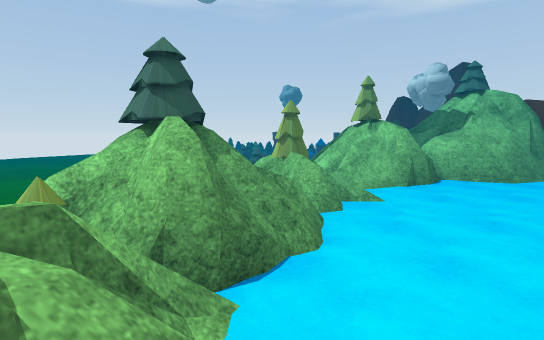
view 1 (above)

12 first-person views from a walk through a 3-D level made in the Unity game engine. The camera is 1.5 m above the floor, tilts 6° down and sees 80° across. The floor is counted in squares, 1 m on a side. Each view is taken from the middle of a square. On the plan, view 1 faces up. The plan holds only what a view shows up to about 15 squares ahead; the rest is blank. The place goes on beyond the plan. The player character is not drawn. Door leaves are left out, so doorways stand open. Some surface patterns are stand-ins.

view 2
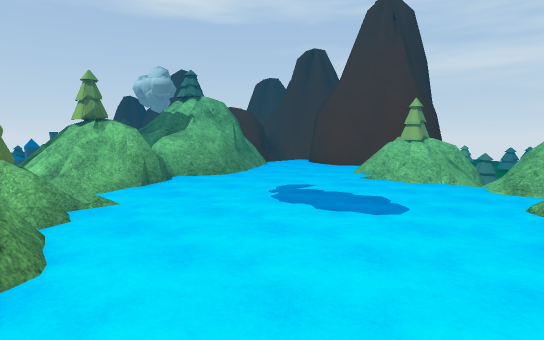

view 3
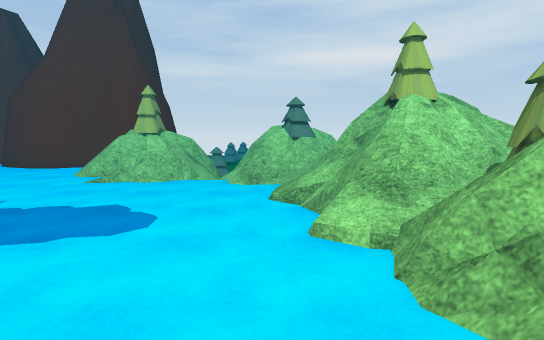

view 4
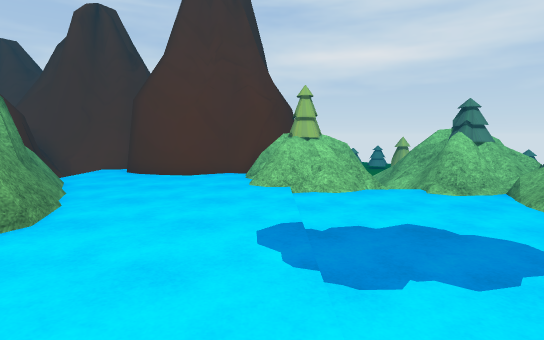

view 5
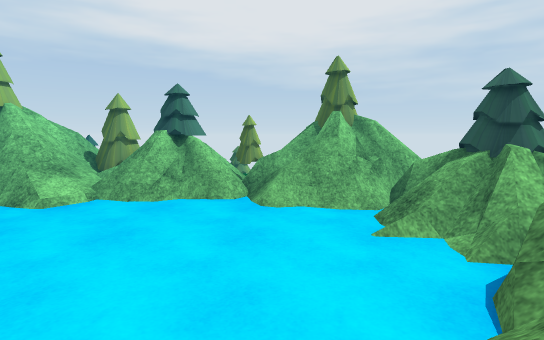

view 6
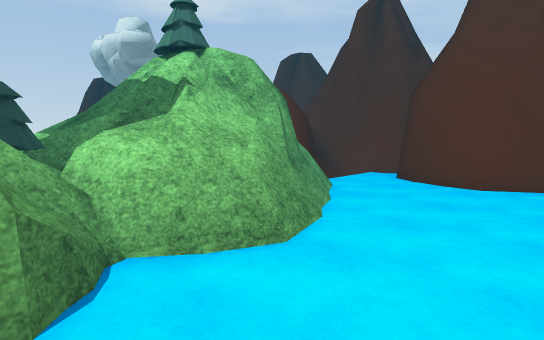

view 7
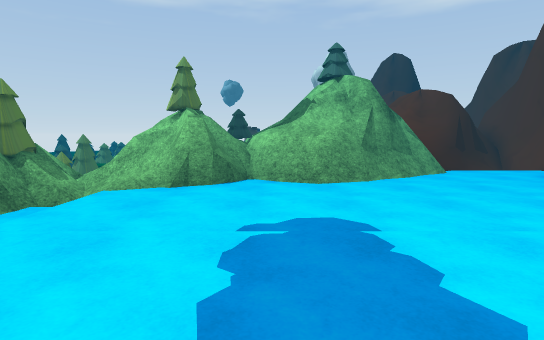

view 8
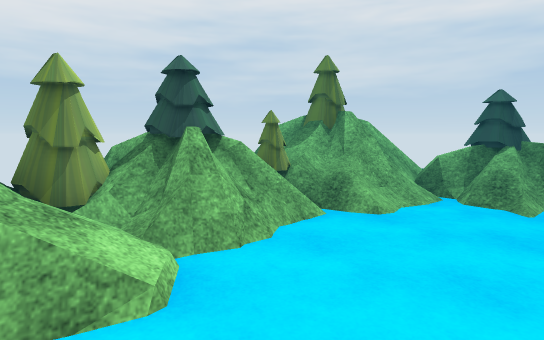

view 9
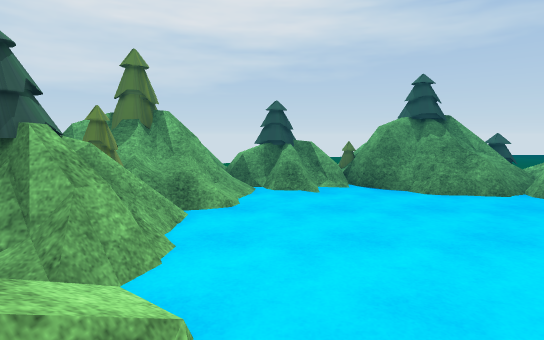

view 10
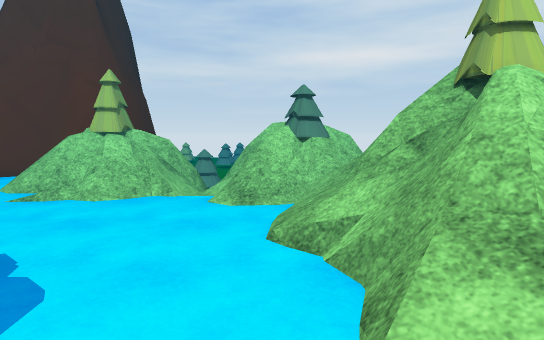

view 11
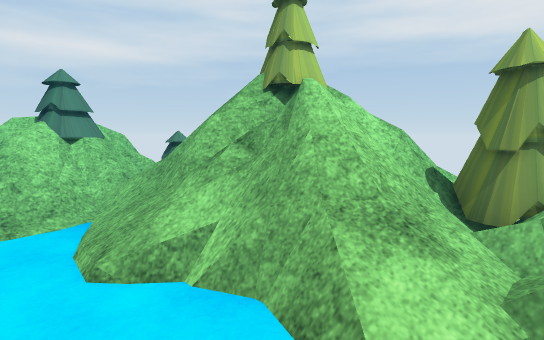

view 12
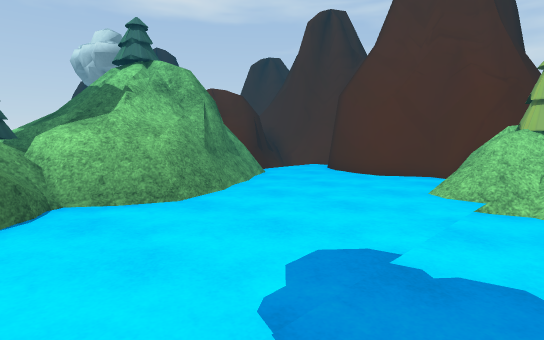

### Floor plan
Key: @ floor where view 1 was taken; # wall or solid block; x gap in a wall; . main floor; : floor 0.25 m higher than the main floor; + floor 0.5 m higher than the main floor; * floor 0.75 m higher than the main floor; % floor 1 m higher than the main floor; & floor 1.25 m higher than the main floor; $ floor 2 m higher than the main floor; / step, stairs or slope; = window, fence, low wall or low ledge; ^ raised ledge; v drop or lower ground; T tree; O other object.
Columns run from 3 left of view 1 to 19 right of it. Each row starts with its distance up from view 1.
 17          ^         ###
 16          ##      ###=#
 15         OO#    ###===#
 14      %#T ##   ##=....#
 13      *#T=#^####=....
 12     =#==#==##=.....#
 11     =#===..=.......#
 10    TT::............#
  9  TT*#.=............##
  8  T#==./...........=##
  7   ##=./.........#==##
  6 ####=...........=TT ##
  5  ##=............O=T
  4 ###.............=O##=TT
  3 =:x.............//==
  2 =T=/.........../OO==
  1 TT=/.........///=##
  0 = x@//....#=////#TT
 -1  ^===//==###===*O%=
 -2   ###TT##=+=#T  O v
 -3    TT*T#TTT&$T
 -4        =^#T====

Where each view was taken, in squares from view 1:
view 1: 0 up, 0 right, facing up
view 2: 0 up, 0 right, facing up-right
view 3: 1 up, 2 right, facing right
view 4: 7 up, 3 right, facing right
view 5: 7 up, 2 right, facing down
view 6: 8 up, 5 right, facing up-right
view 7: 2 up, 7 right, facing up
view 8: 3 up, 8 right, facing down-left
view 9: 1 up, 9 right, facing left
view 10: 1 up, 5 right, facing right
view 11: 2 up, 6 right, facing down-right
view 12: 5 up, 5 right, facing up-right
